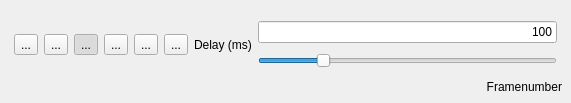
<?xml version="1.0" encoding="UTF-8"?>
<ui version="4.0">
 <class>PlaybackDialog</class>
 <widget class="QDialog" name="PlaybackDialog">
  <property name="geometry">
   <rect>
    <x>0</x>
    <y>0</y>
    <width>571</width>
    <height>103</height>
   </rect>
  </property>
  <property name="windowTitle">
   <string>Playback</string>
  </property>
  <property name="windowOpacity">
   <double>0.800000000000000</double>
  </property>
  <layout class="QVBoxLayout" name="verticalLayout_2">
   <property name="spacing">
    <number>0</number>
   </property>
   <property name="leftMargin">
    <number>0</number>
   </property>
   <property name="topMargin">
    <number>0</number>
   </property>
   <property name="rightMargin">
    <number>0</number>
   </property>
   <property name="bottomMargin">
    <number>0</number>
   </property>
   <item>
    <layout class="QVBoxLayout" name="verticalLayout">
     <item>
      <widget class="QWidget" name="widget" native="true">
       <layout class="QHBoxLayout" name="horizontalLayout_2">
        <property name="bottomMargin">
         <number>0</number>
        </property>
        <item>
         <widget class="QStackedWidget" name="stackedWidget">
          <property name="currentIndex">
           <number>0</number>
          </property>
          <widget class="QWidget" name="page">
           <layout class="QHBoxLayout" name="horizontalLayout_3">
            <property name="leftMargin">
             <number>5</number>
            </property>
            <property name="topMargin">
             <number>2</number>
            </property>
            <property name="rightMargin">
             <number>5</number>
            </property>
            <property name="bottomMargin">
             <number>2</number>
            </property>
            <item>
             <widget class="QToolButton" name="rwdButton">
              <property name="enabled">
               <bool>true</bool>
              </property>
              <property name="toolTip">
               <string>Slow down playback/acquisition</string>
              </property>
              <property name="text">
               <string>...</string>
              </property>
              <property name="icon">
               <iconset resource="icons.qrc">
                <normaloff>:/new/png/icons/gtk-media-forward-rtl.png</normaloff>:/new/png/icons/gtk-media-forward-rtl.png</iconset>
              </property>
              <property name="iconSize">
               <size>
                <width>32</width>
                <height>32</height>
               </size>
              </property>
             </widget>
            </item>
            <item>
             <widget class="QToolButton" name="stopButton">
              <property name="toolTip">
               <string>Stop playback/acquisition</string>
              </property>
              <property name="text">
               <string>...</string>
              </property>
              <property name="icon">
               <iconset resource="icons.qrc">
                <normaloff>:/new/png/icons/gtk-media-stop.png</normaloff>:/new/png/icons/gtk-media-stop.png</iconset>
              </property>
              <property name="iconSize">
               <size>
                <width>32</width>
                <height>32</height>
               </size>
              </property>
             </widget>
            </item>
            <item>
             <widget class="QToolButton" name="playButton">
              <property name="enabled">
               <bool>true</bool>
              </property>
              <property name="sizePolicy">
               <sizepolicy hsizetype="Fixed" vsizetype="Fixed">
                <horstretch>0</horstretch>
                <verstretch>0</verstretch>
               </sizepolicy>
              </property>
              <property name="text">
               <string>...</string>
              </property>
              <property name="icon">
               <iconset resource="icons.qrc">
                <normaloff>:/new/png/icons/gtk-media-play-ltr.png</normaloff>
                <normalon>:/new/png/icons/gtk-media-pause.png</normalon>:/new/png/icons/gtk-media-play-ltr.png</iconset>
              </property>
              <property name="iconSize">
               <size>
                <width>32</width>
                <height>32</height>
               </size>
              </property>
              <property name="checkable">
               <bool>true</bool>
              </property>
              <property name="checked">
               <bool>true</bool>
              </property>
             </widget>
            </item>
            <item>
             <widget class="QToolButton" name="ffwdButton">
              <property name="enabled">
               <bool>true</bool>
              </property>
              <property name="toolTip">
               <string>Speed up playback/acquisition</string>
              </property>
              <property name="text">
               <string>...</string>
              </property>
              <property name="icon">
               <iconset resource="icons.qrc">
                <normaloff>:/new/png/icons/gtk-media-forward-ltr.png</normaloff>:/new/png/icons/gtk-media-forward-ltr.png</iconset>
              </property>
              <property name="iconSize">
               <size>
                <width>32</width>
                <height>32</height>
               </size>
              </property>
             </widget>
            </item>
            <item>
             <widget class="QToolButton" name="recButton">
              <property name="text">
               <string>...</string>
              </property>
              <property name="icon">
               <iconset resource="icons.qrc">
                <normaloff>:/new/png/icons/gtk-media-record.png</normaloff>:/new/png/icons/gtk-media-record.png</iconset>
              </property>
              <property name="iconSize">
               <size>
                <width>32</width>
                <height>32</height>
               </size>
              </property>
              <property name="checkable">
               <bool>true</bool>
              </property>
             </widget>
            </item>
            <item>
             <widget class="QToolButton" name="RecSettings">
              <property name="text">
               <string>...</string>
              </property>
              <property name="icon">
               <iconset resource="icons.qrc">
                <normaloff>:/new/png/icons/gtk-properties.png</normaloff>:/new/png/icons/gtk-properties.png</iconset>
              </property>
              <property name="iconSize">
               <size>
                <width>32</width>
                <height>32</height>
               </size>
              </property>
             </widget>
            </item>
            <item>
             <widget class="QLabel" name="label">
              <property name="text">
               <string>Delay (ms)</string>
              </property>
             </widget>
            </item>
            <item>
             <widget class="QWidget" name="widget_3" native="true">
              <layout class="QVBoxLayout" name="verticalLayout_3">
               <property name="spacing">
                <number>0</number>
               </property>
               <property name="leftMargin">
                <number>0</number>
               </property>
               <property name="topMargin">
                <number>0</number>
               </property>
               <property name="rightMargin">
                <number>0</number>
               </property>
               <property name="bottomMargin">
                <number>0</number>
               </property>
               <item>
                <widget class="QLineEdit" name="fpsEdit">
                 <property name="toolTip">
                  <string extracomment="This is the time between successive images. If you want to give a fps value in Hz, then simply type &quot;1/fps&quot; and it will be transformed."/>
                 </property>
                 <property name="layoutDirection">
                  <enum>Qt::LeftToRight</enum>
                 </property>
                 <property name="text">
                  <string>100</string>
                 </property>
                 <property name="alignment">
                  <set>Qt::AlignRight|Qt::AlignTrailing|Qt::AlignVCenter</set>
                 </property>
                </widget>
               </item>
               <item>
                <widget class="QSlider" name="horizontalSlider">
                 <property name="minimum">
                  <number>1</number>
                 </property>
                 <property name="maximum">
                  <number>89</number>
                 </property>
                 <property name="value">
                  <number>19</number>
                 </property>
                 <property name="tracking">
                  <bool>true</bool>
                 </property>
                 <property name="orientation">
                  <enum>Qt::Horizontal</enum>
                 </property>
                </widget>
               </item>
              </layout>
             </widget>
            </item>
           </layout>
          </widget>
          <widget class="QWidget" name="page_2">
           <layout class="QHBoxLayout" name="horizontalLayout_4">
            <property name="leftMargin">
             <number>5</number>
            </property>
            <property name="topMargin">
             <number>2</number>
            </property>
            <property name="rightMargin">
             <number>5</number>
            </property>
            <property name="bottomMargin">
             <number>2</number>
            </property>
            <item>
             <widget class="QToolButton" name="backButton">
              <property name="text">
               <string>...</string>
              </property>
              <property name="icon">
               <iconset resource="icons.qrc">
                <normaloff>:/new/png/icons/gtk-go-back-ltr.png</normaloff>:/new/png/icons/gtk-go-back-ltr.png</iconset>
              </property>
              <property name="iconSize">
               <size>
                <width>32</width>
                <height>32</height>
               </size>
              </property>
             </widget>
            </item>
            <item>
             <widget class="QLabel" name="label_2">
              <property name="text">
               <string>Rec Folder</string>
              </property>
             </widget>
            </item>
            <item>
             <widget class="QLineEdit" name="RecFolder">
              <property name="text">
               <string/>
              </property>
             </widget>
            </item>
            <item>
             <widget class="QToolButton" name="toolButton">
              <property name="text">
               <string>...</string>
              </property>
              <property name="icon">
               <iconset resource="icons.qrc">
                <normaloff>:/new/png/icons/gtk-open.png</normaloff>:/new/png/icons/gtk-open.png</iconset>
              </property>
              <property name="iconSize">
               <size>
                <width>32</width>
                <height>32</height>
               </size>
              </property>
             </widget>
            </item>
            <item>
             <widget class="QComboBox" name="codecBox">
              <property name="minimumSize">
               <size>
                <width>110</width>
                <height>0</height>
               </size>
              </property>
              <item>
               <property name="text">
                <string>FMF</string>
               </property>
              </item>
              <item>
               <property name="text">
                <string>HDF5</string>
               </property>
              </item>
              <item>
               <property name="text">
                <string>PNG</string>
               </property>
              </item>
              <item>
               <property name="text">
                <string>BMP</string>
               </property>
              </item>
              <item>
               <property name="text">
                <string>MSMPEG4V2</string>
               </property>
              </item>
              <item>
               <property name="text">
                <string>XVID</string>
               </property>
              </item>
              <item>
               <property name="text">
                <string>RAW</string>
               </property>
              </item>
              <item>
               <property name="text">
                <string>JPG</string>
               </property>
              </item>
             </widget>
            </item>
           </layout>
          </widget>
         </widget>
        </item>
       </layout>
      </widget>
     </item>
     <item>
      <widget class="QWidget" name="widget_2" native="true">
       <layout class="QHBoxLayout" name="horizontalLayout">
        <property name="topMargin">
         <number>0</number>
        </property>
        <item>
         <widget class="QLabel" name="LeftStatus">
          <property name="text">
           <string/>
          </property>
         </widget>
        </item>
        <item>
         <widget class="QLabel" name="RightStatus">
          <property name="sizePolicy">
           <sizepolicy hsizetype="Preferred" vsizetype="Preferred">
            <horstretch>0</horstretch>
            <verstretch>0</verstretch>
           </sizepolicy>
          </property>
          <property name="layoutDirection">
           <enum>Qt::RightToLeft</enum>
          </property>
          <property name="text">
           <string>Framenumber</string>
          </property>
          <property name="alignment">
           <set>Qt::AlignRight|Qt::AlignTrailing|Qt::AlignVCenter</set>
          </property>
         </widget>
        </item>
       </layout>
      </widget>
     </item>
    </layout>
   </item>
  </layout>
 </widget>
 <tabstops>
  <tabstop>horizontalSlider</tabstop>
  <tabstop>stopButton</tabstop>
  <tabstop>playButton</tabstop>
  <tabstop>ffwdButton</tabstop>
  <tabstop>recButton</tabstop>
  <tabstop>RecSettings</tabstop>
  <tabstop>fpsEdit</tabstop>
  <tabstop>rwdButton</tabstop>
  <tabstop>backButton</tabstop>
  <tabstop>RecFolder</tabstop>
  <tabstop>toolButton</tabstop>
  <tabstop>codecBox</tabstop>
 </tabstops>
 <resources>
  <include location="icons.qrc"/>
 </resources>
 <connections/>
</ui>
